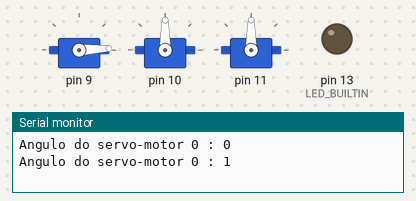
The sketch below on a simulated Arduino Uno, built with avr-gcc and run on an emulated ATmega328P. Parts: 3 × servo, output pins drawn as LEDs (lit = HIGH), the last lines printed to the serial monitor.

Above: at 0.05 s.
At 2.7 s:
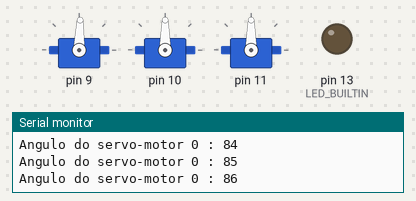
At 5.4 s:
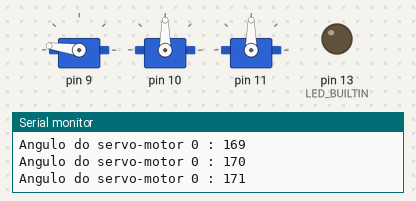
At 10.75 s:
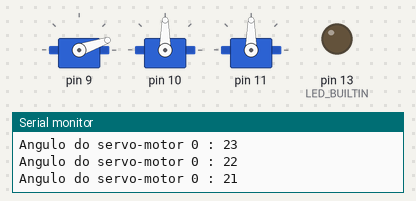
Timing chart, 0 to 14.8 s (numbered marks = the images above):
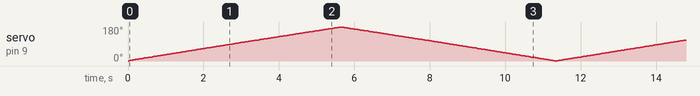

The sketch:

shiny_juttuli_kup1.ino
```cpp
// C++ code
//
#include <Servo.h>
Servo servo_array[3];
int angulo = 0;
int angulo_atual;


void setup()
{
  pinMode(LED_BUILTIN, OUTPUT);
  servo_array[0].attach(9);
  servo_array[1].attach(10);
  servo_array[2].attach(11);

  Serial.begin(9600);
}

void loop()
{
  //loop pra mudar o angulo ate 180
  for(angulo = 0; angulo <180; angulo++){
    //mover o primeiro servo_motor
    servo_array[0].write(angulo);
    angulo_atual = servo_array[0].read();
    Serial.print("Angulo do servo-motor 0 : ");
    Serial.println(angulo_atual);
    delay(15);
  }
  //loop pra fazer o angulo voltar pra 0
  for(angulo = 180; angulo >0; angulo--){
	//mover o primeiro servo_motor
   	servo_array[0].write(angulo);
    angulo_atual = servo_array[0].read();
    Serial.print("Angulo do servo-motor 0 : ");
    Serial.println(angulo_atual);
    delay(15);


  }
}
```
